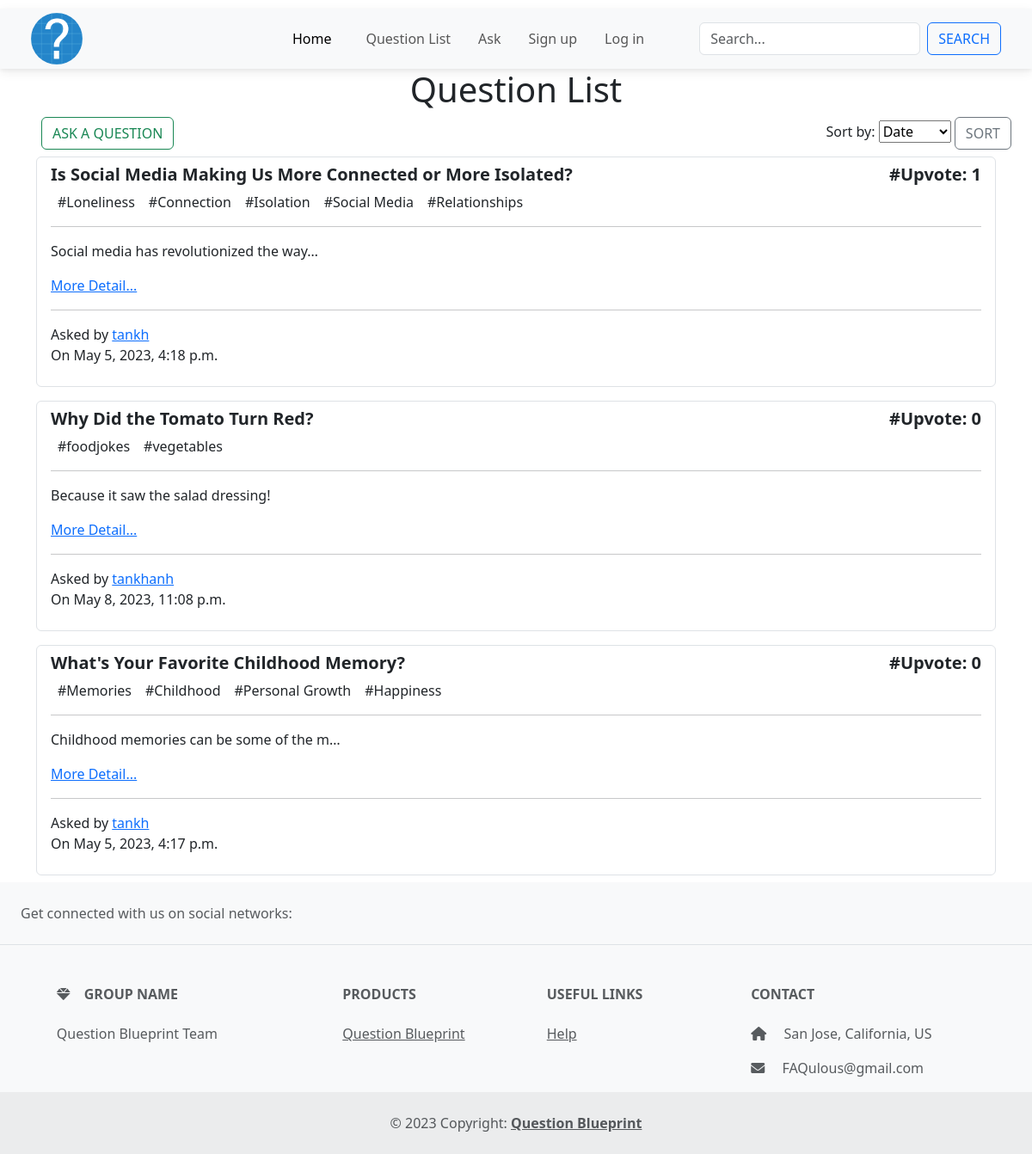
The page /question/ on the database as committed earlier.
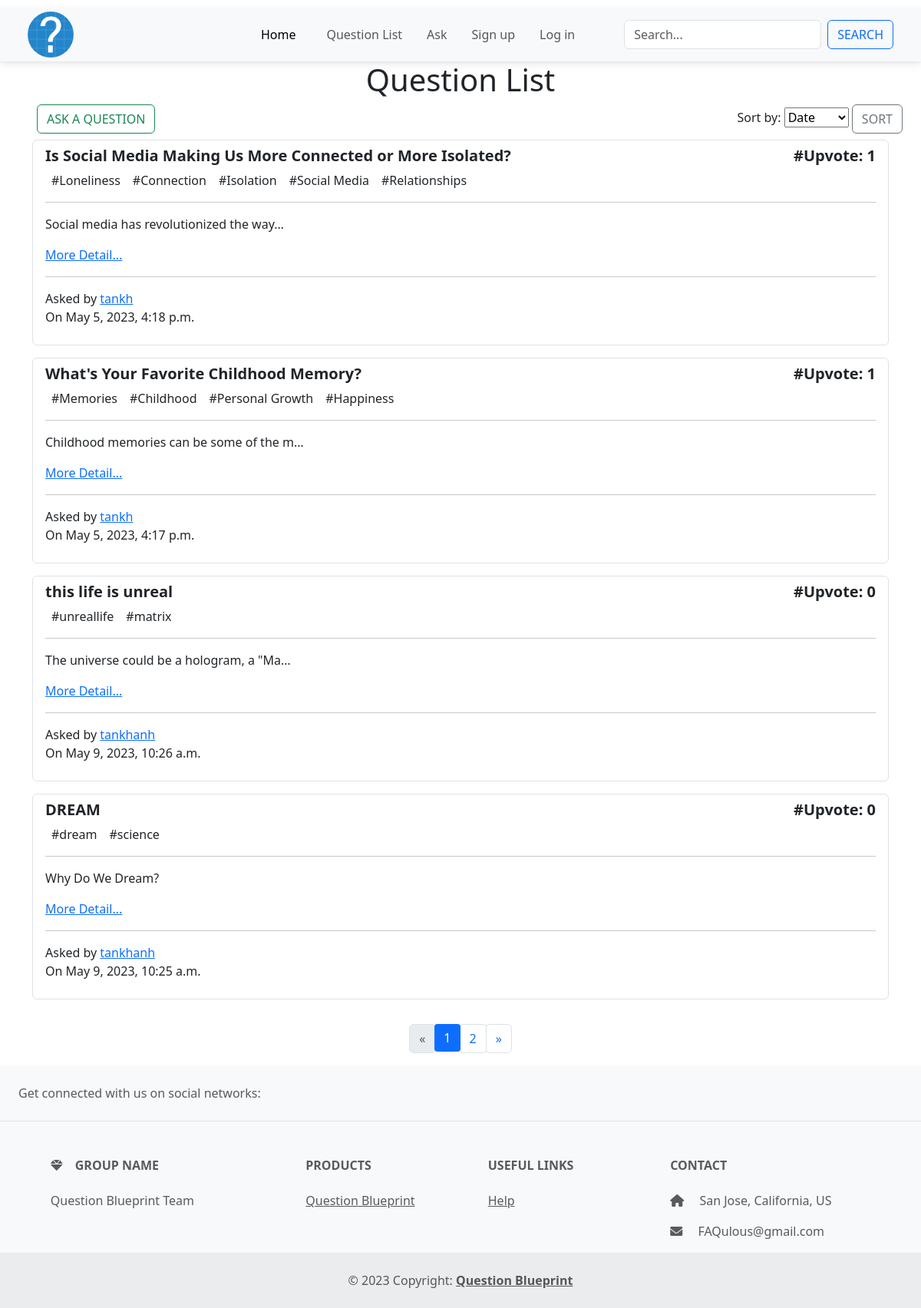
The same page on the database as committed later.
### main_app/models.py (models this page shows, shortened)
class Question(models.Model):
    user = models.ForeignKey(User, on_delete=models.CASCADE)
    title = models.CharField(max_length=200, blank=False, null=False)
    content = models.TextField(max_length=20000, blank=False, null=False)
    tag = TaggableManager(blank=True)
    upvote_num = models.IntegerField(default=0)
    created_date = models.DateTimeField(default=timezone.now)
    audio_file = models.FileField(upload_to='audio/', null=True, blank=True)

### main_app/views.py (the view)
# urls.py: path('question/', views.QuestionListView.as_view(), name='question_view'),
class QuestionListView(ListView):
    model = Question
    ordering = ['-created_date']
    template_name = 'main_app/question_list.html'
    def get_context_data(self, **kwargs):
        context = super().get_context_data(**kwargs)
        questions = self.model.objects.all()
        sort_by = self.request.GET.get('sort', '-upvote_num')
        if sort_by == 'created_date':
            sorted_questions = questions.order_by(
                '-created_date', '-upvote_num')
        else:
            sorted_questions = questions.order_by(
                '-upvote_num', '-created_date')
        paginator = Paginator(sorted_questions, 4)  # 3 questions per page
        page_number = self.request.GET.get('page', 1)
        page_obj = paginator.get_page(page_number)
        context['sorted_questions'] = page_obj
        return context

### main_app/templates/main_app/question_list.html (shortened to what this page needs)
{% extends "base_nav.html" %}
{% load crispy_forms_tags %}
{% block content%}
<h1 class="text-center mb-2">Question List</h1>
<div class="d-flex justify-content-between mx-4">
  {% if user.is_authenticated %}
  <a href="{% url 'main_app:question_ask_view' %}" class=" mx-4">
    <button class="btn btn-outline-success  mx-4">Ask a question</button>
  </a>
  {% else %}
  <a href="{% url 'login' %}" class="me-auto mx-4">
    <button class="btn btn-outline-success">Ask a question</button>
  </a>
  {% endif %}
  <form method="GET">
    <label for="sort">Sort by:</label>
    <select id="sort" name="sort">
      <option value="created_date" {% if request.GET.sort == 'created' %}selected{% endif %}>Date</option>
    </select>
    <button class="btn btn-outline-secondary" type="submit">Sort</button>
  </form>
</div>
<div id="question-list">
  {% for question in sorted_questions %}
  <div class="container py-2">
    <div class="list-group">
      <div class="list-group-item list-group-item-action">
        <div class="d-flex justify-content-between">
          <h5 class="fw-bold">{{question.title}}</h5>
          <h5 class="fw-bold">#Upvote: {{question.upvote_num}}</h5>
        </div>
        <div class="d-flex flex-row">
          <div class="d-flex flex-row flex-wrap">
            {% for t in question.tag.all %}
            <div class="p-2 py-0">#{{t}}</div>
            {% endfor %}
          </div>
        </div>
        <hr>
        {% if question.content|wordcount < 15 and question.content|length < 100 %}
        <p class="">{{question.content}}</p>
        {% else %}
        <p>{{question.content|truncatechars:40}}</p>
        {% endif %}
        <a href="{% url 'main_app:question_detail_view' question.id %}">More Detail...</a>
        <hr />
        <span>Asked by <a href="{% url 'profile_view' question.user.username %}">{{question.user}}</a></span>
        <p>On {{question.created_date}}</p>
      </div>
    </div>
  </div>
  {% endfor %}
</div>
{% if sorted_questions.has_other_pages %}
  <ul class="pagination justify-content-center mt-4">
    {% if sorted_questions.has_previous %}
      <li class="page-item">
        <a class="page-link" href="?page={{ sorted_questions.previous_page_number }}">«</a>
      </li>
    {% else %}
      <li class="page-item disabled">
        <span class="page-link">«</span>
      </li>
    {% endif %}
    {% for i in sorted_questions.paginator.page_range %}
      {% if sorted_questions.number == i %}
        <li class="page-item active">
          <span class="page-link">{{ i }} <span class="sr-only">(current)</span></span>
        </li>
      {% else %}
        <li class="page-item">
          <a class="page-link" href="?page={{ i }}">{{ i }}</a>
        </li>
      {% endif %}
    {% endfor %}
    {% if sorted_questions.has_next %}
      <li class="page-item">
        <a class="page-link" href="?page={{ sorted_questions.next_page_number }}">»</a>
      </li>
    {% else %}
      <li class="page-item disabled">
        <span class="page-link">»</span>
      </li>
    {% endif %}
  </ul>
{% endif %}
{% endblock %}

Rows that differ between the two databases and show on the page:
no longer on this page (row unchanged): Question: title "Why Did the Tomato Turn Red?", upvote_num "0", content "Because it saw the salad dressing!", user "tankhanh", created_date "May 8, 2023, 11:08 p.m."
no longer on this page (row unchanged): Tag: name "foodjokes", shown under "Why Did the Tomato Turn Red?"
no longer on this page (row unchanged): Tag: name "vegetables", shown under "Why Did the Tomato Turn Red?"
changed Question "What's Your Favorite Childhood Memory?": upvote_num "0" → "1"
added Question: title "this life is unreal", upvote_num "0", content "The universe could be a hologram, a \"Ma…", user "tankhanh", created_date "May 9, 2023, 10:26 a.m."
added Tag: name "unreallife", shown under "this life is unreal"
added Tag: name "matrix", shown under "this life is unreal"
added Question: title "DREAM", upvote_num "0", content "Why Do We Dream?", user "tankhanh", created_date "May 9, 2023, 10:25 a.m."
added Tag: name "dream", shown under "DREAM"
added Tag: name "science", shown under "DREAM"
Other text that changed with them:
new list line: "1"
new list line: "2"
